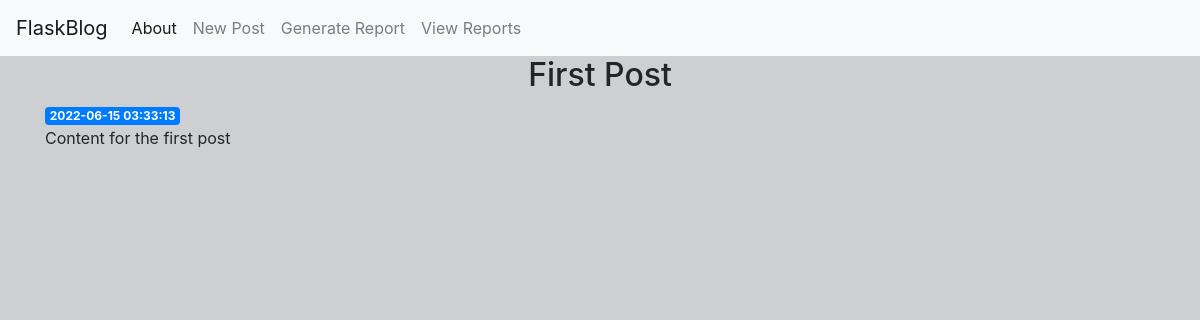
The page /1 on the database its author committed.
### tables this page shows
CREATE TABLE posts (
    id INTEGER PRIMARY KEY AUTOINCREMENT,
    created TIMESTAMP NOT NULL DEFAULT CURRENT_TIMESTAMP,
    title TEXT NOT NULL,
    content TEXT NOT NULL
);

### app.py (the view)
@app.route(prefix + '/<int:post_id>')
def post(post_id):
    post = get_post(post_id)
    return render_template('post.html', post=post)

### app.py (called while the page is built)
def get_db_connection():
    conn = sqlite3.connect('database.db')
    conn.row_factory = sqlite3.Row
    return conn

def get_post(post_id):
    conn = get_db_connection()
    post = conn.execute('SELECT * FROM posts WHERE id = ?',
                        (post_id,)).fetchone()
    conn.close()
    if post is None:
        abort(404)
    return post

### templates/post.html
{% extends 'base.html' %}
{% block content %}
    <h2 class="text-center">{% block title %} {{ post['title'] }} {% endblock %}</h2>
    <span class="badge badge-primary">{{ post['created'] }}</span>
    <p>{{ post['content'] }}</p>
{% endblock %}

### rows shown on the page
posts: title "First Post", created "2022-06-15 03:33:13", content "Content for the first post"
